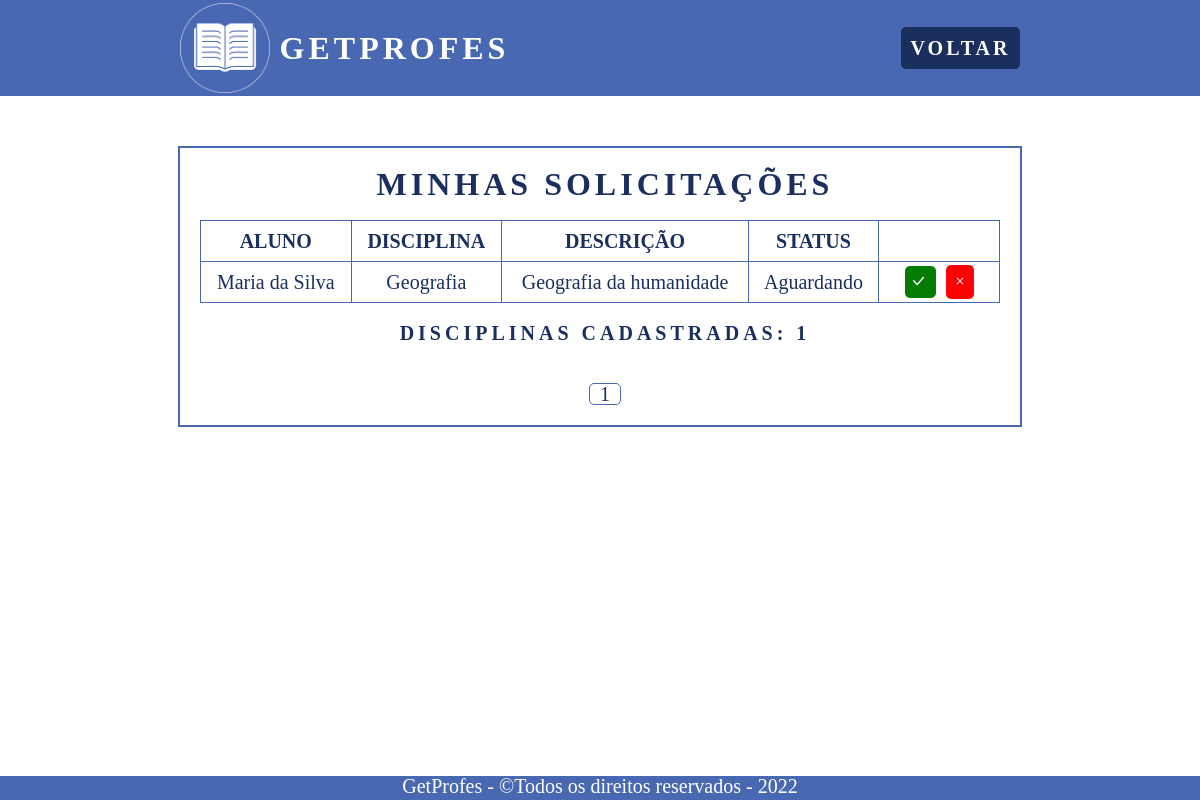
Screenshot of /pages/professor/solicitacoes-aulas.php?pagina=1 (signed in) with the database file from the repository.
### tables this page shows
CREATE TABLE IF NOT EXISTS `solicitacoes` (
    `id` int(2) NOT NULL AUTO_INCREMENT,
    `id_aluno` int(2) NOT NULL,
    `id_professor` int(2) NOT NULL,
    `nome_aluno` varchar(45) NOT NULL,
    `nome_professor` varchar(45) NOT NULL,
    `nome_disciplina` varchar(45) NOT NULL,
    `descricao` varchar(200) NOT NULL,
    `status_solicitacao` varchar(15) NOT NULL,
    PRIMARY KEY (`id`),
    FOREIGN KEY (`id_aluno`) REFERENCES `usuarios` (`id`),
    FOREIGN KEY (`id_professor`) REFERENCES `usuarios` (`id`)
);

### pages/professor/solicitacoes-aulas.php (the view, shortened to what this page needs)
<?php
include_once '../../connection/config.php';
$query_solicitacoes = "SELECT COUNT(id) AS qnt_solicitacoes FROM solicitacoes WHERE id_professor = '" . $_SESSION['id_usuario'] . "' AND status_solicitacao = 'Aguardando'";
if (isset($_GET['pagina'])) {
    $pag = $_GET['pagina'];
    $busca = "SELECT * FROM solicitacoes WHERE id_professor = '" . $_SESSION['id_usuario'] . "' AND status_solicitacao = 'Aguardando'";
    $todos = mysqli_query($con, $busca);
    $registros = "10";
    $tr = mysqli_num_rows($todos);
    $tp = ceil($tr / $registros);
    $inicio = ($registros * $pag) - $registros;
    $limite = mysqli_query($con, "$busca LIMIT $inicio, $registros");
}
?>
<!DOCTYPE html>
<html lang="pt-br">
<head>
    <link rel="stylesheet" href="../../src/css/reset.css">
    <link rel="stylesheet" href="solicitacoes-aulas.css">
</head>
<body>
    <header>
        <nav class="menu">
            <div class="logo">
                <img class="logo-img" src="../../src/img/GetProfes-Logo.png" alt="Logo GetProfes">
                <h1>GetProfes</h1>
            </div>
            <ul class="nav-list">
                <li><a href="../sistema/sistema-professor.php" class="voltar">Voltar</a></li>
            </ul>
        </nav>
    </header>
    <section class="sistema">
        <div class="sistema-box">
            <div class="sistema-container">
                <h2>Minhas Solicitações</h2>
                <div class="table-container">
                    <table class="table">
                        <thead>
                            <tr>
                                <th scope="col">Aluno</th>
                                <th scope="col">Disciplina</th>
                                <th scope="col">Descrição</th>
                                <th scope="col">Status</th>
                            </tr>
                        </thead>
                        <tbody>
                            <?php
                            while ($row = mysqli_fetch_assoc($limite)) {
                                echo "<tr>";
                                echo "<td>" . $row["nome_aluno"] . "</td>";
                                echo "<td>" . $row["nome_disciplina"] . "</td>";
                                echo "<td>" . $row["descricao"] . "</td>";
                                echo "<td>" . $row["status_solicitacao"] . "</td>";
                                echo "<td class='btns'>
                                <a class='btnAprovar' href='aprovar.php?id=$row[id]' title='Aprovar'>
                                <svg xmlns='http://www.w3.org/2000/svg' width='16' height='16' fill='currentColor' class='bi bi-check-lg' viewBox='0 0 16 16'>
                                <path d='M12.736 3.97a.733.733 0 0 1 1.047 0c.286.289.29.756.01 1.05L7.88 12.01a.733.733 0 0 1-1.065.02L3.217 8.384a.757.757 0 0 1 0-1.06.733.733 0 0 1 1.047 0l3.052 3.093 5.4-6.425a.247.247 0 0 1 .02-.022Z'/>
                              </svg>
                                </a>
                                <a class='btnRejeitar' href='rejeitar.php?id=$row[id]' title='Rejeitar'>
                                <svg xmlns='http://www.w3.org/2000/svg' width='16' height='16' fill='currentColor' class='bi bi-x' viewBox='0 0 16 16'>
                                <path d='M4.646 4.646a.5.5 0 0 1 .708 0L8 7.293l2.646-2.647a.5.5 0 0 1 .708.708L8.707 8l2.647 2.646a.5.5 0 0 1-.708.708L8 8.707l-2.646 2.647a.5.5 0 0 1-.708-.708L7.293 8 4.646 5.354a.5.5 0 0 1 0-.708z'/>
                                </svg>
                                </a>
                                </td>";
                                echo "</tr>";
                            }
                            ?>
                        </tbody>
                    </table>
                </div>
                <div class="total-container">
                    <?php
                    $result_solicitacoes = $con->query($query_solicitacoes);
                    $row_solicitacoes = mysqli_fetch_assoc($result_solicitacoes);
                    ?>
                    <h3>Disciplinas cadastradas: <?php echo $row_solicitacoes["qnt_solicitacoes"]; ?></h3>
                </div>
                <nav class="paginacao-container">
                    <ul class="pagination">
                        <?php
                        for ($i = 1; $i <= $tp; $i++) {
                            if ($pag == $i) {
                                echo "<li class='page-item active'><a class='page-link' href='?pagina=$i'>$i</a></li>";
                            } else {
                                echo "<li class='page-item'><a class='page-link' href='?pagina=$i'>$i</a></li>";
                            }
                        }
                        ?>
                    </ul>
                </nav>
            </div>
        </div>
    </section>
    <footer id="footer">
        <div class="footer-rodape">
            <p>GetProfes - &copy;Todos os direitos reservados - 2022</p>
        </div>
    </footer>
</body>
</html>

### pages/professor/solicitacoes-aulas.css (style rules this page uses)
:root { --bg: #4868B1; --white: #fff; --bg-black: #1b2f5f; --red: #ff0000; --black-red: #660606; --green: #047c04; }
* { scroll-behavior: smooth; font-family: 'Playfair Display', serif; }
a { text-decoration: none; }
header { margin-bottom: 40px; }
.logo-img { width: 90px; height: auto; }
.logo { display: flex; justify-content: center; align-items: center; }
.logo h1 { font-size: 32px; text-transform: uppercase; letter-spacing: 4px; font-weight: 900; margin-left: 10px; color: var(--white); }
.menu { display: flex; justify-content: space-around; align-items: center; height: 12vh; width: 100vw; background-color: var(--bg); }
.nav-list { list-style: none; display: flex; }
.nav-list li { letter-spacing: 3px; margin-left: 32px; font-size: 20px; }
.nav-list a { color: var(--white); font-weight: bold; text-transform: uppercase; background-color: var(--bg-black); padding: 10px; border-radius: 5px; }
.sistema { display: flex; justify-content: space-around; width: 940px; margin: 0 auto; color: var(--bg-black); align-items: center; }
.sistema-box { display: flex; flex-direction: column; align-items: center; width: 940px; padding: 10px; }
.sistema-container { display: flex; flex-direction: column; align-items: center; border: 2px solid var(--bg); width: 800px; padding: 20px; }
.sistema-container h2 { font-size: 32px; text-transform: uppercase; letter-spacing: 4px; font-weight: 900; margin-left: 10px; color: var(--bg-black); }
.table-container { display: flex; justify-content: center; align-items: center; margin-top: 20px; }
.table { border: 1px solid var(--bg); width: 800px; text-align: center; margin-bottom: 20px; }
.table th { border: 1px solid var(--bg); padding: 10px; font-size: 20px; font-weight: 900; text-transform: uppercase; }
.table td { border: 1px solid var(--bg); padding: 10px; font-size: 20px; }
.btns { width: 100px; }
.total-container { display: flex; flex-direction: column; margin-bottom: 20px; }
.total-container h3 { font-size: 20px; text-transform: uppercase; letter-spacing: 4px; font-weight: 900; margin-left: 10px; color: var(--bg-black); }
.btnAprovar { background-color: var(--green); color: var(--white); padding: 5px; border-radius: 5px; margin-right: 10px; }
.btnRejeitar { background-color: var(--red); color: var(--white); padding: 6px; border-radius: 5px; }
.paginacao-container { display: flex; justify-content: center; align-items: center; }
.pagination { display: flex; justify-content: center; align-items: center; margin-top: 20px; }
.page-item { display: flex; justify-content: center; align-items: center; margin-left: 10px; }
.page-link { color: var(--bg-black); font-size: 20px; text-decoration: none; }
.active { border: 1px solid var(--bg); border-radius: 5px; width: 30px; }
#footer { position: absolute; bottom: 0; height: 3vh; width: 100vw; background-color: var(--bg); }
.footer-rodape { text-align: center; font-size: 20px; color: var(--white); }

### rows the page displays
solicitacoes: nome_aluno "Maria da Silva", nome_disciplina "Geografia", descricao "Geografia da humanidade", status_solicitacao "Aguardando"

### other values shown
$row_solicitacoes["qnt_solicitacoes"] "1"
